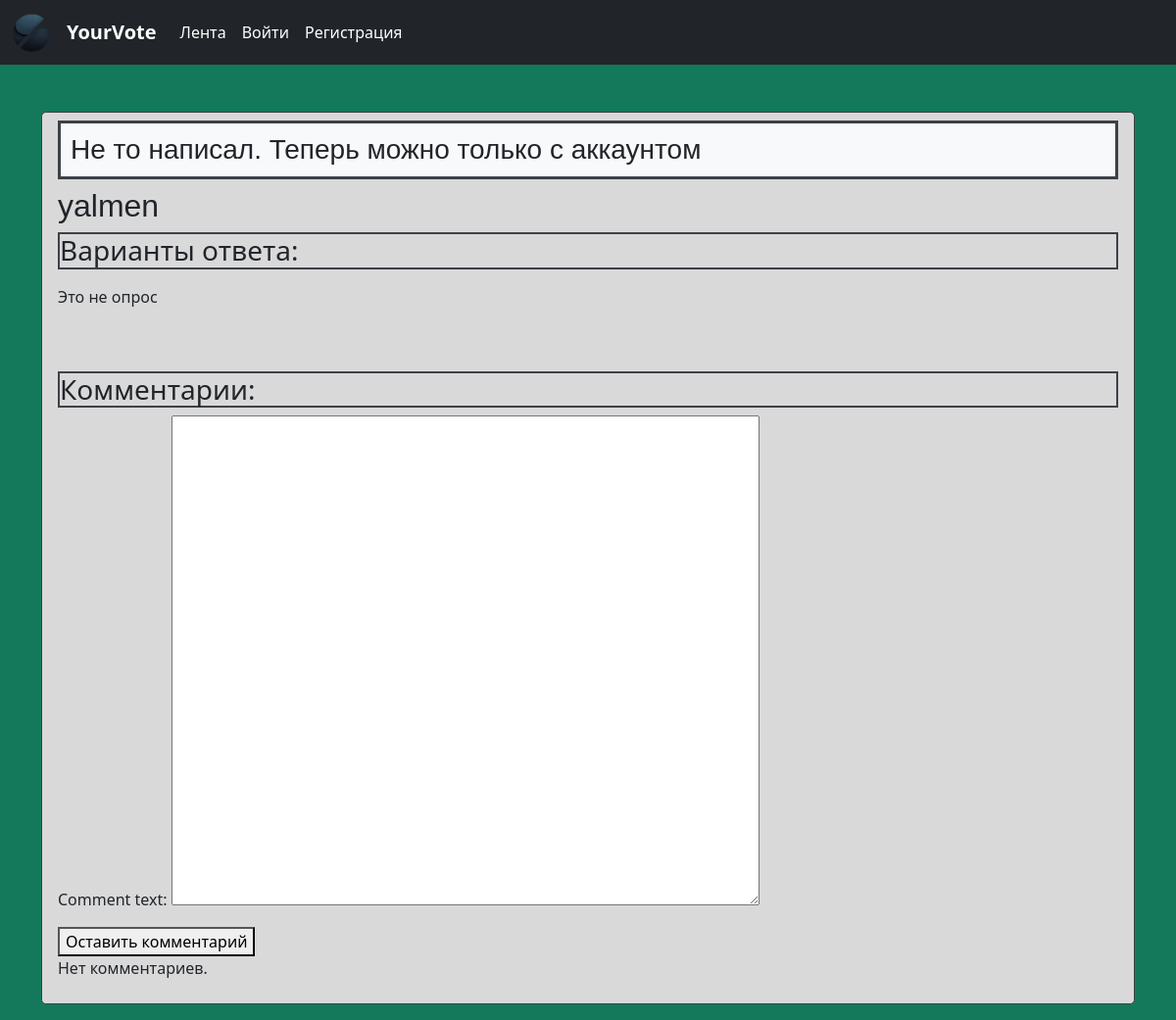
Page /posts/2/ on the committed database.
### main/models.py (models this page shows)
class Post(models.Model):
    id = models.AutoField(primary_key=True)
    creator = models.ForeignKey(to=User, on_delete=models.CASCADE)
    post_text = models.TextField()
    creation_dt = models.DateTimeField(auto_now_add=True)

### main/views.py (the view, shortened to what this page needs)
# urls.py: path('posts/<int:post_id>/', posts_page, name='posts_page'),
def posts_page(request: HttpRequest, post_id):
    comment_form = CommentForm()
    post = get_object_or_404(Post, id=post_id)
    variants = post.postvariant_set.all().annotate(
        votes_count=Count('votes')
    )
    total_votes = variants.aggregate(total=Sum('votes_count'))['total'] or 0
    variants_data = []
    for variant in variants:
        percentage = (variant.votes_count / total_votes * 100) if total_votes else 0
        variants_data.append({
            'variant': variant,
            'percentage': f"{percentage:.2f}",  # Форматируем до 2 знаков после запятой
        })
    comments = Comments.objects.filter(post=post)
    context = {
        'post': post,
        'variants_data': variants_data,
        'voted': any(Votes.objects.filter(post_variant=variant, creator=request.user) for variant in variants if request.user.is_authenticated),
        'comments': comments,
        'comment_form': comment_form,
    }
    return render(request, 'post/post_detail.html', context)

### main/forms.py
class CommentForm(forms.ModelForm):
    class Meta:
        model = Comments
        fields = ['comment_text']
        comment_text = forms.CharField(widget=forms.TextInput)

### main/templates/post/post_detail.html (shortened to what this page needs)
{% extends "base/base.html" %}
{% block content %}
<div class="list-group-item post-item second-block rounded-3 text-dark">
    <h3 class="text-block name-text input-block">{{ post.post_text }}</h3>
    <h2 class="name-text text-dark">{{ post.creator }}</h2>
    <h3 style="border: 2px solid #3d4146;">Варианты ответа:</h3>
    <div style="line-height: 40px;">
        {% if not voted %}
            <form method="POST">
                {% if variants_data %}
                    {% for variant_data in variants_data %}
                        <input type="hidden" name="variant_id" value="{{ variant.id }}">
                        <button type="submit" class="answer-button btn text-start w-100"> {{ variant_data.variant.variant_text }} </button>
                        <br />
                    {% endfor %}
                {% else %}
                    <p>Это не опрос</p>
                {% endif %}
            </form>
        {% endif %}
        <br />
        <h3 style="border: 2px solid #3d4146;"> Комментарии:</h3>
    </div>
    <form method="POST">
        {{ comment_form.as_p }}
        <button name="comment" type="submit">Оставить комментарий</button>
    </form>
    {% if comments %}
        <ul>
            {% for comment in comments %}
                <li><strong>{{ comment.creator }}</strong>: {{ comment.comment_text }} ({{ comment.created_at }})</li>
                <form method="POST">
                    {% csrf_token %}
                    <button name="delete" type="submit" class="left-text" value="{{ comment.id }}">123</button>
                </form>
            {% endfor %}
        </ul>
    {% else %}
        <p>Нет комментариев.</p>
    {% endif %}
</div>
{% endblock %}

### main/static/colors.css (style rules this page uses)
:root { --white: #fff; --gray-100: #f8f9fa; --gray-200: #e9ecef; --gray-300: #dee2e6; --gray-400: #ced4da; --gray-500: #adb5bd; --gray-600: #6c757d; --gray-700: #495057; --gray-800: #343a40; --gray-900: #212529; --black: #000; --blue: #0d6efd; --indigo: #6610f2; --purple: #6f42c1; --pink: #d63384; --red: #dc3545; --orange: #fd7e14; --yellow: #ffc107; --green: #198754; --teal: #20c997; --cyan: #0dcaf0; --gray: #6c757d; --gray-dark: #343a40; --blue-100: #e6f0ff; --blue-200: #b3d3ff; --blue-300: #80b6ff; --blue-400: #4d99ff; --blue-500: #0d6efd; --blue-600: #0b56c5; --blue-700: #083ea5; --blue-800: #062684; --blue-900: #030d63; --indigo-100: #ede5ff; --indigo-200: #d9c6ff; --indigo-300: #c5a8ff; --indigo-400: #b189ff; --indigo-500: #6610f2; --indigo-600: #520dbe; --indigo-700: #3e0a94; --indigo-800: #290769; --indigo-900: #15033f; --purple-100: #efe8fc; --purple-200: #d9c9f4; --purple-300: #c4a9eb; --purple-400: #b08add; --purple-500: #6f42c1; --purple-600: #5937a2; --purple-700: #432d83; --purple-800: #2c2264; --purple-900: #161845; --pink-100: #fbe3ee; --pink-200: #f4badb; --pink-300: #ed91c9; --pink-400: #e668b6; --pink-500: #d63384; --pink-600: #a9296a; --pink-700: #7c1f51; --pink-800: #501437; --pink-900: #230a1e; --red-100: #fde5e8; --red-200: #fbc7ce; --red-300: #f8aab4; --red-400: #f58ca4; --red-500: #dc3545; --red-600: #b02b38; --red-700: #83212b; --red-800: #56171e; --red-900: #2a0d12; --orange-100: #ffede1; --orange-200: #ffd9ba; --orange-300: #ffc593; --orange-400: #ffb06d; --orange-500: #fd7e14; --orange-600: #d66b11; --orange-700: #ae580e; --orange-800: #87450a; --orange-900: #5f3207; --yellow-100: #fff4cd; --yellow-200: #ffe99b; --yellow-300: #ffde68; --yellow-400: #ffd236; --yellow-500: #ffc107; --yellow-600: #cca706; --yellow-700: #988d05; --yellow-800: #645f04; --yellow-900: #313202; --green-100: #e1f5ee; --green-200: #b6e7d6; --green-300: #8bd9bd; --green-400: #60cbab; --green-500: #198754; --green-600: #146b43; --green-700: #0f4f31; --green-800: #0a3420; --green-900: #05180e; --teal-100: #e4f9f2; --teal-200: #b2ede2; --teal-300: #81e0d2; --teal-400: #50d3c2; --teal-500: #20c997; --teal-600: #19a179; --teal-700: #13795a; --teal-800: #0c503c; --teal-900: #06281d; --cyan-100: #e3f8ff; --cyan-200: #b2e9ff; --cyan-300: #82daff; --cyan-400: #51cbff; --cyan-500: #0dcaf0; --cyan-600: #0b9ed1; --cyan-700: #0871b2; --cyan-800: #064593; --cyan-900: #031974; --primary: #0d6efd; --secondary: #6c757d; --success: #198754; --info: #0dcaf0; --warning: #ffc107; --danger: #dc3545; --light: #f8f9fa; --dark: #212529; --primary-text-emphasis: #083ea5; --secondary-text-emphasis: #434a50; --success-text-emphasis: #0f4f31; --info-text-emphasis: #0871b2; --warning-text-emphasis: #988d05; --danger-text-emphasis: #83212b; --light-text-emphasis: #495057; --dark-text-emphasis: #495057; --primary-bg-subtle: #e6f0ff; --secondary-bg-subtle: #d9d9da; --success-bg-subtle: #e1f5ee; --info-bg-subtle: #e3f8ff; --warning-bg-subtle: #fff4cd; --danger-bg-subtle: #fde5e8; --light-bg-subtle: #fcfcfd; --dark-bg-subtle: #ced4da; --primary-border-subtle: #4d99ff; --secondary-border-subtle: #b3b8be; --success-border-subtle: #60cbab; --info-border-subtle: #51cbff; --warning-border-subtle: #ffd236; --danger-border-subtle: #f58ca4; --light-border-subtle: #e9ecef; --dark-border-subtle: #adb5bd; }

### main/static/styles.css (style rules this page uses)
body { background-color: var(--teal-700); }
.input-block { background-color: var(--gray-100); border: 3px solid #3d4146; padding: 10px; overflow-wrap: break-word; word-wrap: break-word; hyphens: auto; }
.name-text { font-family: Arial, Helvetica, sans-serif; }
.post-item { background-color: #54595e; color: white; border: 1px solid #3d4146; margin-bottom: 1rem; position: relative; }
textarea { width: 600px; height: 500px; resize: vertical; }
.text-block { border: 3px solid #3d4146; padding: 10px; overflow-wrap: break-word; word-wrap: break-word; hyphens: auto; }
.second-block { background-color: var(--secondary-bg-subtle) }

### rows in the picture
Post: post_text "Не то написал. Теперь можно только с аккаунтом", creator "yalmen"
